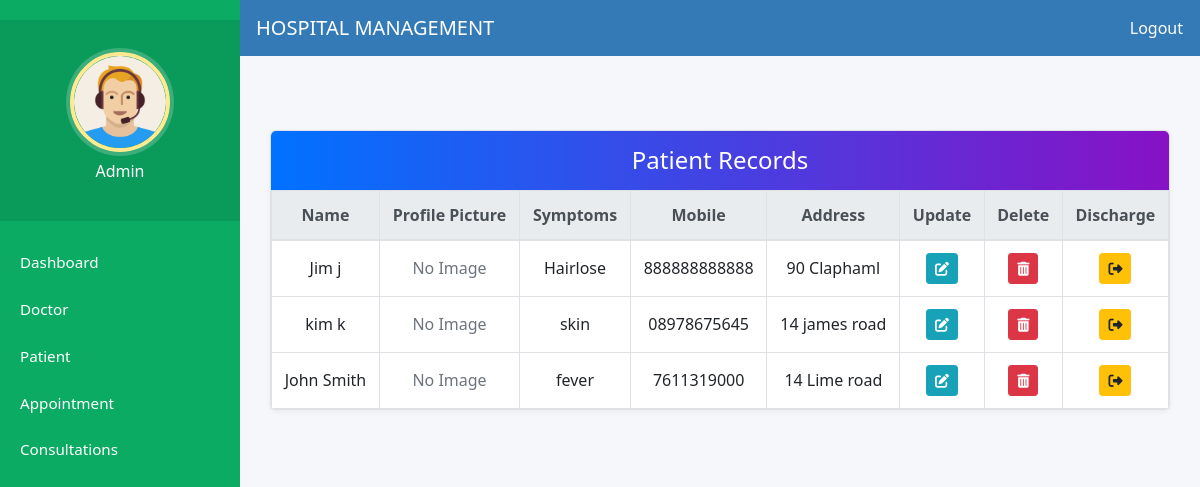
Page /admin-view-patient/ (signed in) on the earlier database version.
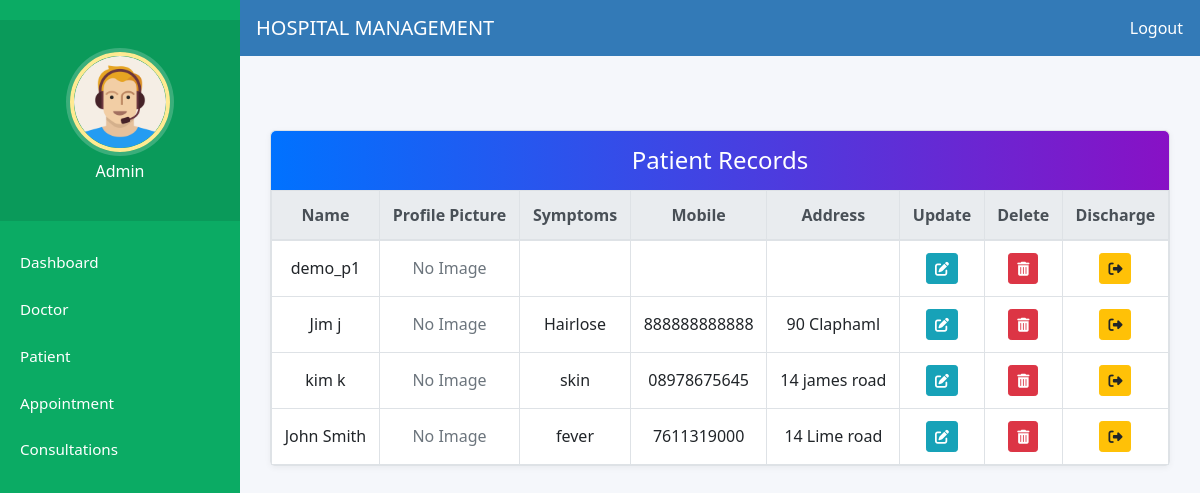
Same page on the later database version.
### hospital/models.py (models this page shows, shortened)
class Patient(models.Model):
    user = models.OneToOneField(User, on_delete=models.CASCADE)
    address = models.TextField(blank=True)
    mobile = models.CharField(max_length=15, blank=True)
    symptoms = models.TextField(blank=True)
    profile_pic = models.ImageField(upload_to='profile_pics/', blank=True, null=True)
    assignedDoctorId = models.ForeignKey(Doctor, on_delete=models.SET_NULL, null=True, blank=True)
    created_at = models.DateTimeField(auto_now_add=True)
    status = models.BooleanField(default=False)  # Admin approval

### hospital/views.py (the view)
# urls.py: path('admin-view-patient/', views.admin_view_patient_view, name='admin-view-patient'),
@login_required(login_url="adminlogin")
@user_passes_test(is_admin)
def admin_view_patient_view(request):
    patients = Patient.objects.select_related("user").order_by("-id")
    logger.info(
        "admin_view_patient_view count=%s",
        patients.count(),
        extra={"path": request.path, "user": request.user.username},
    )
    return render(
        request, "hospital/admin_view_patient.html", {"patients": patients}
    )

### hospital/views.py (called while the page is built)
def is_admin(user):
    return user.is_superuser or user.is_staff

### templates/hospital/admin_view_patient.html (shortened to what this page needs)
{% extends 'hospital/admin_base.html' %}
{% load static %}
{% block content %}
<div class="container">
  <div class="card-box">
    <h4 class="section-title">Patient Records</h4>
    <div class="table-responsive">
      <table class="table table-bordered table-hover mb-0">
        <thead class="thead-light">
          <tr>
            <th>Name</th>
            <th>Profile Picture</th>
            <th>Symptoms</th>
            <th>Mobile</th>
            <th>Address</th>
            <th>Update</th>
            <th>Delete</th>
            <th>Discharge</th>
          </tr>
        </thead>
        <tbody>
          {% for patient in patients %}
          <tr>
            <td>
              {% if patient.user %}
                {{ patient.user.get_full_name|default:patient.user.username }}
              {% else %}
                <span class="text-muted">N/A</span>
              {% endif %}
            </td>
            <td>
              {% if patient.profile_pic %}
                <img src="{{ patient.profile_pic.url }}" alt="Profile" class="profile-pic">
              {% else %}
                <span class="text-muted">No Image</span>
              {% endif %}
            </td>
            <td>{{ patient.symptoms }}</td>
            <td>{{ patient.mobile }}</td>
            <td>{{ patient.address }}</td>
            <td>
              <a class="btn btn-info btn-sm" href="{% url 'admin-update-patient' patient.pk %}" title="Edit">
                <i class="fas fa-edit"></i>
              </a>
            </td>
            <td>
              <a class="btn btn-danger btn-sm" href="{% url 'admin-delete-patient' patient.pk %}" title="Delete">
                <i class="fas fa-trash-alt"></i>
              </a>
            </td>
            <td>
              <a class="btn btn-warning btn-sm" href="{% url 'discharge-patient' pk=patient.pk %}" title="Discharge Patient">
                <i class="fas fa-sign-out-alt"></i>
              </a>
            </td>
          </tr>
          {% empty %}
          <tr>
            <td colspan="8" class="text-center text-muted">No patient records available.</td>
          </tr>
          {% endfor %}
        </tbody>
      </table>
    </div>
  </div>
</div>
{% endblock content %}

Differences in the rows shown:
added Patient: user.get_full_name "demo_p1", profile_pic "No Image"
